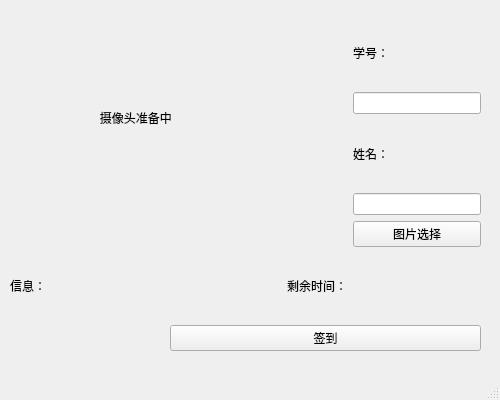
<?xml version="1.0" encoding="UTF-8"?>
<ui version="4.0">
 <class>MainWindow</class>
 <widget class="QMainWindow" name="MainWindow">
  <property name="geometry">
   <rect>
    <x>0</x>
    <y>0</y>
    <width>500</width>
    <height>400</height>
   </rect>
  </property>
  <property name="windowTitle">
   <string>学生签到系统</string>
  </property>
  <widget class="QWidget" name="centralwidget">
   <widget class="QWidget" name="layoutWidget">
    <property name="geometry">
     <rect>
      <x>10</x>
      <y>20</y>
      <width>471</width>
      <height>331</height>
     </rect>
    </property>
    <layout class="QGridLayout" name="gridLayout">
     <item row="10" column="4">
      <widget class="QLabel" name="show_time_label">
       <property name="text">
        <string/>
       </property>
      </widget>
     </item>
     <item row="3" column="4">
      <widget class="QLineEdit" name="name_inp">
       <property name="text">
        <string/>
       </property>
      </widget>
     </item>
     <item row="10" column="0">
      <widget class="QLabel" name="msg">
       <property name="maximumSize">
        <size>
         <width>36</width>
         <height>16777215</height>
        </size>
       </property>
       <property name="text">
        <string>信息：</string>
       </property>
      </widget>
     </item>
     <item row="2" column="4">
      <widget class="QLabel" name="stu_name_label">
       <property name="text">
        <string>姓名：</string>
       </property>
      </widget>
     </item>
     <item row="11" column="2" colspan="3">
      <widget class="QPushButton" name="sign_button">
       <property name="text">
        <string>签到</string>
       </property>
      </widget>
     </item>
     <item row="0" column="0" rowspan="4" colspan="3" alignment="Qt::AlignHCenter">
      <widget class="QLabel" name="camera_label">
       <property name="minimumSize">
        <size>
         <width>271</width>
         <height>0</height>
        </size>
       </property>
       <property name="autoFillBackground">
        <bool>false</bool>
       </property>
       <property name="text">
        <string>                           摄像头准备中                             </string>
       </property>
      </widget>
     </item>
     <item row="7" column="4">
      <widget class="QPushButton" name="file_select_b">
       <property name="styleSheet">
        <string notr="true"/>
       </property>
       <property name="text">
        <string>图片选择</string>
       </property>
      </widget>
     </item>
     <item row="7" column="0" colspan="3">
      <widget class="QLabel" name="file_path">
       <property name="text">
        <string/>
       </property>
      </widget>
     </item>
     <item row="0" column="4">
      <widget class="QLabel" name="stu_num_label">
       <property name="text">
        <string>学号：</string>
       </property>
      </widget>
     </item>
     <item row="10" column="1" colspan="2">
      <widget class="QLabel" name="show_msg">
       <property name="text">
        <string/>
       </property>
      </widget>
     </item>
     <item row="10" column="3">
      <widget class="QLabel" name="time_last_label">
       <property name="text">
        <string>剩余时间：</string>
       </property>
      </widget>
     </item>
     <item row="1" column="4">
      <widget class="QLineEdit" name="num_inp">
       <property name="text">
        <string/>
       </property>
      </widget>
     </item>
    </layout>
   </widget>
  </widget>
  <widget class="QMenuBar" name="menubar">
   <property name="geometry">
    <rect>
     <x>0</x>
     <y>0</y>
     <width>500</width>
     <height>22</height>
    </rect>
   </property>
  </widget>
  <widget class="QStatusBar" name="statusbar"/>
 </widget>
 <resources/>
 <connections/>
</ui>
